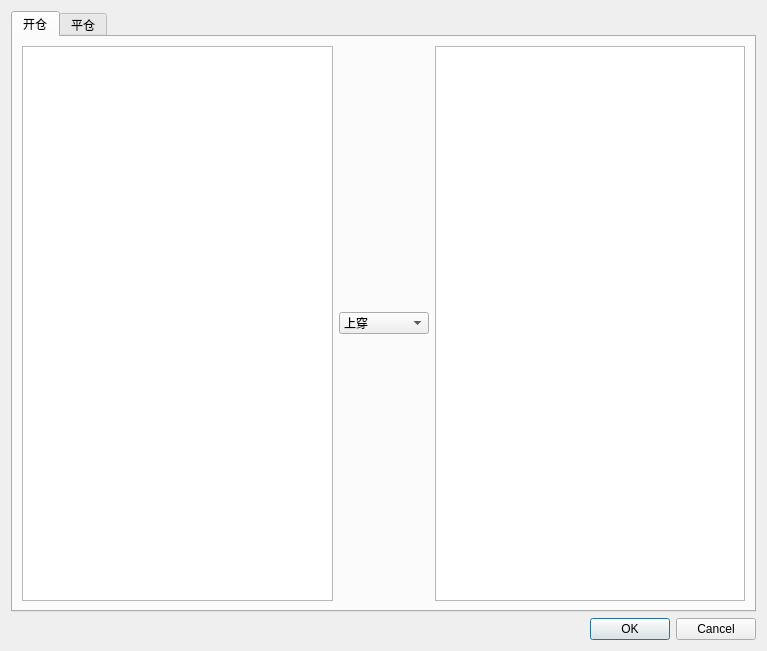
<?xml version="1.0" encoding="UTF-8"?>
<ui version="4.0">
 <class>Dialog</class>
 <widget class="QDialog" name="Dialog">
  <property name="geometry">
   <rect>
    <x>0</x>
    <y>0</y>
    <width>767</width>
    <height>651</height>
   </rect>
  </property>
  <property name="windowTitle">
   <string>Dialog</string>
  </property>
  <property name="windowIcon">
   <iconset>
    <normaloff>../icon/signal.png</normaloff>../icon/signal.png</iconset>
  </property>
  <layout class="QVBoxLayout" name="verticalLayout">
   <item>
    <widget class="QTabWidget" name="tabWidget">
     <property name="currentIndex">
      <number>0</number>
     </property>
     <widget class="QWidget" name="open">
      <attribute name="title">
       <string>开仓</string>
      </attribute>
      <layout class="QHBoxLayout" name="horizontalLayout_2">
       <item>
        <layout class="QHBoxLayout" name="horizontalLayout">
         <item>
          <widget class="QListWidget" name="open_list1"/>
         </item>
         <item>
          <widget class="QComboBox" name="openbox">
           <item>
            <property name="text">
             <string>上穿</string>
            </property>
           </item>
           <item>
            <property name="text">
             <string>下穿</string>
            </property>
           </item>
           <item>
            <property name="text">
             <string>大于</string>
            </property>
           </item>
           <item>
            <property name="text">
             <string>大于或等于</string>
            </property>
           </item>
           <item>
            <property name="text">
             <string>小于</string>
            </property>
           </item>
           <item>
            <property name="text">
             <string>小于或等于</string>
            </property>
           </item>
           <item>
            <property name="text">
             <string>等于</string>
            </property>
           </item>
           <item>
            <property name="text">
             <string>或</string>
            </property>
           </item>
           <item>
            <property name="text">
             <string>且</string>
            </property>
           </item>
           <item>
            <property name="text">
             <string>非</string>
            </property>
           </item>
          </widget>
         </item>
         <item>
          <widget class="QListWidget" name="open_list2"/>
         </item>
        </layout>
       </item>
      </layout>
     </widget>
     <widget class="QWidget" name="close">
      <attribute name="title">
       <string>平仓</string>
      </attribute>
      <layout class="QHBoxLayout" name="horizontalLayout_4">
       <item>
        <layout class="QHBoxLayout" name="horizontalLayout_3">
         <item>
          <widget class="QListWidget" name="close_list1"/>
         </item>
         <item>
          <widget class="QComboBox" name="closebox">
           <item>
            <property name="text">
             <string>上穿</string>
            </property>
           </item>
           <item>
            <property name="text">
             <string>下穿</string>
            </property>
           </item>
           <item>
            <property name="text">
             <string>大于</string>
            </property>
           </item>
           <item>
            <property name="text">
             <string>大于或等于</string>
            </property>
           </item>
           <item>
            <property name="text">
             <string>小于</string>
            </property>
           </item>
           <item>
            <property name="text">
             <string>小于或等于</string>
            </property>
           </item>
           <item>
            <property name="text">
             <string>等于</string>
            </property>
           </item>
           <item>
            <property name="text">
             <string>或</string>
            </property>
           </item>
           <item>
            <property name="text">
             <string>且</string>
            </property>
           </item>
           <item>
            <property name="text">
             <string>非</string>
            </property>
           </item>
          </widget>
         </item>
         <item>
          <widget class="QListWidget" name="close_list2"/>
         </item>
        </layout>
       </item>
      </layout>
     </widget>
    </widget>
   </item>
   <item>
    <widget class="QDialogButtonBox" name="buttonBox">
     <property name="orientation">
      <enum>Qt::Horizontal</enum>
     </property>
     <property name="standardButtons">
      <set>QDialogButtonBox::Cancel|QDialogButtonBox::Ok</set>
     </property>
    </widget>
   </item>
  </layout>
 </widget>
 <resources/>
 <connections>
  <connection>
   <sender>buttonBox</sender>
   <signal>accepted()</signal>
   <receiver>Dialog</receiver>
   <slot>accept()</slot>
   <hints>
    <hint type="sourcelabel">
     <x>248</x>
     <y>254</y>
    </hint>
    <hint type="destinationlabel">
     <x>157</x>
     <y>274</y>
    </hint>
   </hints>
  </connection>
  <connection>
   <sender>buttonBox</sender>
   <signal>rejected()</signal>
   <receiver>Dialog</receiver>
   <slot>reject()</slot>
   <hints>
    <hint type="sourcelabel">
     <x>316</x>
     <y>260</y>
    </hint>
    <hint type="destinationlabel">
     <x>286</x>
     <y>274</y>
    </hint>
   </hints>
  </connection>
 </connections>
</ui>
